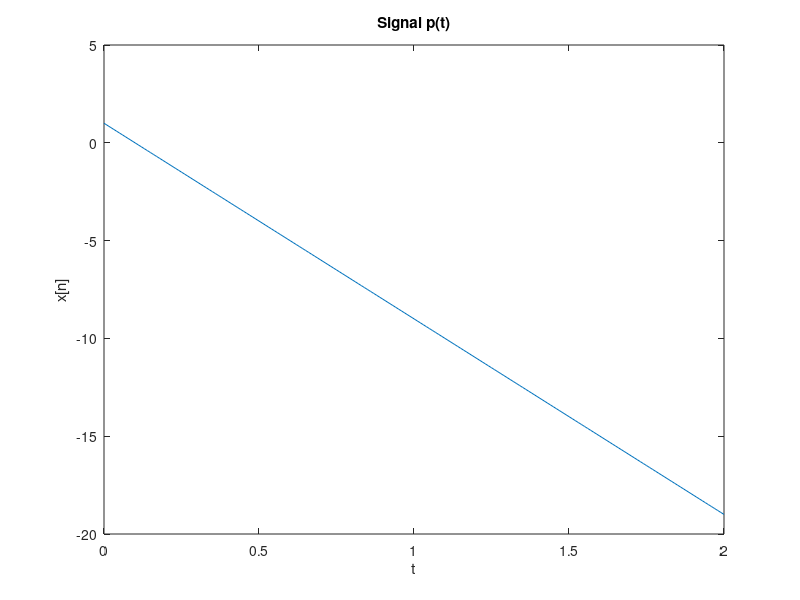
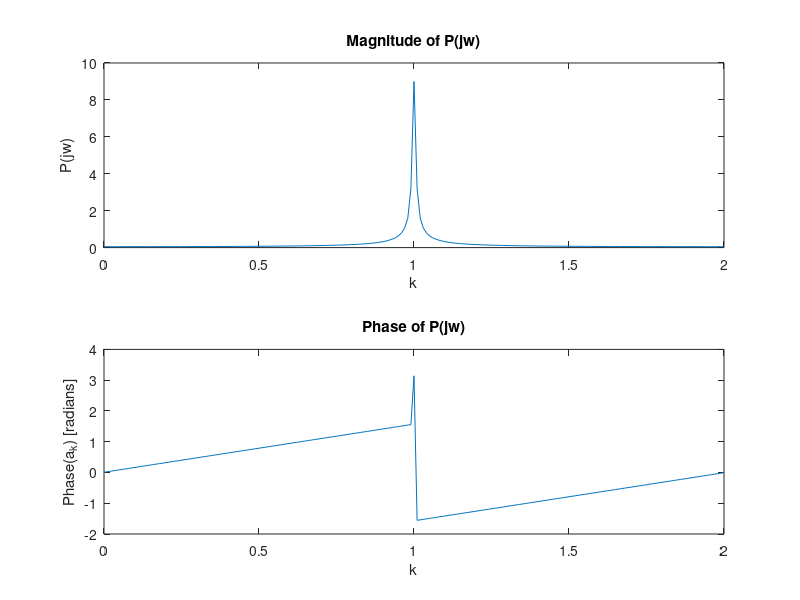
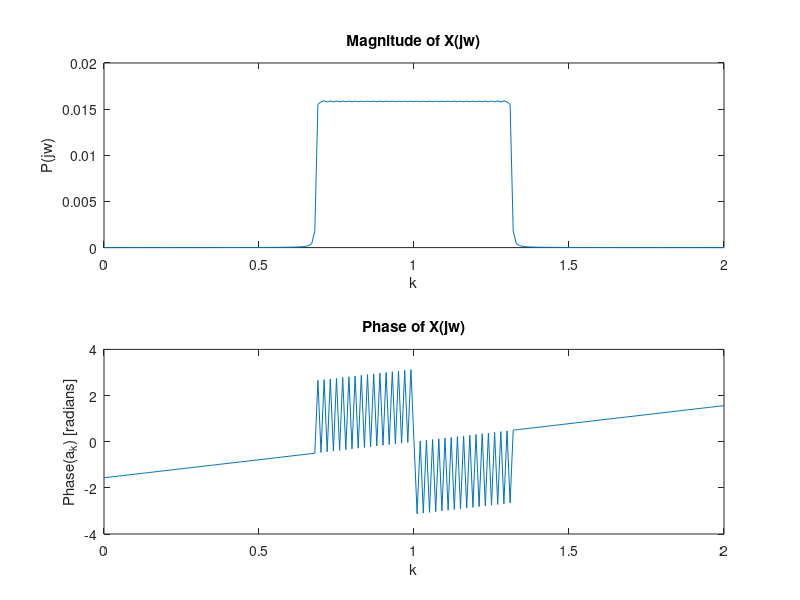

MATLAB code for these plots, in order: (Note: this script raises an error after producing the figures.)
Tp = .1;
fb = 1/Tp;
dt = Tp/50;
%t = -Tp:dt:Tp;
t = 0:.01:2;
p = 1 - abs(t)/Tp;
P = fftshift(fft(p)/length(p));
x = sinc(fb*pi*(t-1));
x(t == 1) = 1;
X = fftshift(fft(x) / length(x));

disp(['Bit Rate: ', num2str(fb), ' bps']);

figure;
plot(t, p);
title('Signal p(t)');
xlabel('t');
ylabel('x[n]');

figure;
subplot(2,1,1);
plot(t, abs(P));
title('Magnitude of P(jw)');
xlabel('k');
ylabel('P(jw)');

subplot(2,1,2);
plot(t, angle(P));
title('Phase of P(jw)');
xlabel('k');
ylabel('Phase(a_k) [radians]');

figure;
subplot(2,1,1);
plot(t, abs(X));
title('Magnitude of X(jw)');
xlabel('k');
ylabel('P(jw)');

subplot(2,1,2);
plot(t, angle(X));
title('Phase of X(jw)');
xlabel('k');
ylabel('Phase(a_k) [radians]');

%Range of Sigmas analyzed
sigma_values = 0:0.1:1; 
BER_sign_values = zeros(1, length(sigma_values));
BER_matched_values = zeros(1, length(sigma_values));
SNR_values = zeros(1, length(sigma_values));

for i = 1:length(sigma_values)
    sigma = sigma_values(i);

    % Generate binary message
    b = 2*(rand(1, N) > 0.5) - 1; 
    b_up = zeros(1, N*upsample_factor); 
    b_up(1:upsample_factor:end) = b; 
    y1 = conv(b_up, p);
    y2 = conv(b_up, x);

    % Add noise
    noise = sigma * randn(1, length(y));
    r1 = y1 + noise;
    r2 = y2 + noise;

    % Calculate SNR
    Py1 = sum(y1.^2) / length(y1);
    Py2 = sum(y2.^2) / length(y2);

    Pn = sum(noise.^2) / length(noise);
    SNR1 = 10 * log10(Py1 / Pn);
    SNR2 = 10 * log10(Py2 / Pn);
    SNR1_values(i) = SNR1;
    SNR2_values(i) = SNR2;

    %Sign Based Reciever
    midpoints = 1:upsample_factor:length(r)-1;
    downsampled_r = r(midpoints);
    message = double(downsampled_r > 0);
    message(message == 0) = -1;
    message = message(2:N+1);
    original_message = b;

    decoded_message_sign = message;
    errors_sign = sum(decoded_message_sign ~= original_message);
    BER_sign = errors_sign / N;
    
    %Matched Filter
    p_rev = 1 - abs(-t)/Tp;
    z = conv(r, p_rev);
    indices = 1:upsample_factor:length(z)-1;
    downsampled_z = z(indices);
    msg = double(downsampled_z > 0);
    msg(msg == 0) = -1;
    msg = msg(3:N+2);
    decoded_message_matched = msg;
    errors_matched = sum(decoded_message_matched ~= original_message);
    BER_matched = errors_matched / N;

    % Store BER values
    BER_sign_values(i) = BER_sign; 
    BER_matched_values(i) = BER_matched;
end

% Plot BER vs. SNR
figure;
plot(SNR1_values, BER_sign_values, '-o', SNR_values, BER_matched_values, '-x');
legend('Sign-Based Receiver', 'Matched Filter');
xlabel('SNR (dB)');
ylabel('Bit Error Rate (BER)');
title('BER vs. SNR');
grid on;

figure;
plot(SNR2_values, BER_sign_values, '-o', SNR_values, BER_matched_values, '-x');
legend('Sign-Based Receiver', 'Matched Filter');
xlabel('SNR (dB)');
ylabel('Bit Error Rate (BER)');
title('BER vs. SNR');
grid on;
%% Binary Message Bull
b_up = zeros(1, N*upsample_factor); 
b_up(1:upsample_factor:end) = b; 
y1 = conv(b_up, p);
y2 = conv(b_up, x);
t_plot = 0:dt:(length(y)-1)*dt;

figure;
plot(t_plot, y1, 'LineWidth', 2);
title('Y');
xlabel('t');
ylabel('t');

%% Noise Shit
sigma = 1;
noise = sigma * randn(1, length(y1));
r1 = y1 + noise;
r2 = y2 + noise;

figure;
plot(t_plot, r1, 'LineWidth', 2);
xlabel('Time (s)');
ylabel('Amplitude');
title('Received Signal r(t)');
grid on; 

figure;
plot(t_plot, r2, 'LineWidth', 2);
xlabel('Time (s)');
ylabel('Amplitude');
title('Received Signal r(t)');
grid on; 

%% Decode that shit
start_index = round(upsample_factor/2);
%generate samples in middle of upsamplped periods

%Sign Based Reciever
midpoints1 = 1:upsample_factor:length(r1)-1;
midpoints2 = 1:upsample_factor:length(r2)-1;
downsampled_r1 = r1(midpoints1);
downsampled_r2 = r2(midpoints2);
message1 = double(downsampled_r1 > 0);
message2 = double(downsampled_r2 > 0);
message1(message1 == 0) = -1;
message1 = message1(2:N+1);
message2(message2 == 0) = -1;
message2 = message2(2:N+1);
disp(message1);
disp(message2);

%Matched Filter
p_rev = 1 - abs(-t)/Tp;
x_rev = sinc(fb*pi*(t-1));
z1 = conv(r, p_rev);
z2 = conv(r, x_rev);
z1_plot = 0:length(z1)-1;
z2_plot = 0:length(z2)-1;

figure;
plot(z1_plot, z1, 'LineWidth', 2);
xlabel('Time (s)');
ylabel('Amplitude');
title('Matched Filter Function');
grid on; 

figure;
plot(z2_plot, z2, 'LineWidth', 2);
xlabel('Time (s)');
ylabel('Amplitude');
title('Matched Filter Function');
grid on; 

indices1 = 1:upsample_factor:length(z1)-1;
indices2 = 1:upsample_factor:length(z2)-1;

downsampled_z1 = z1(indices1);
downsampled_z2 = z2(indices2);

msg1 = double(downsampled_z1 > 0);
msg2 = double(downsampled_z2 > 0);
msg1(msg1 == 0) = -1;
msg2(msg2 == 0) = -1;
msg1 = msg1(3:N+2);
msg2 = msg2(3:N+2);
disp(msg1);
disp(msg2);
%%Analysis
Py1 = sum(y1.^2) / length(y1);
Py2 = sum(y2.^2) / length(y2);
Pn = sum(noise.^2) / length(noise);
SNR1 = 10 * log10(Py1 / Pn);
SNR2 = 10 * log10(Py2 / Pn);
disp(['SNR (dB) Triangle: ', num2str(SNR1)]);
disp(['SNR (dB) Sinc: ', num2str(SNR2)]);

original_message = b;
disp(['Original Message: ', num2str(original_message)])
decoded_message1_sign = message1;
decoded_message2_sign = message2;
errors_sign1 = sum(decoded_message1_sign ~= original_message);
errors_sign2 = sum(decoded_message2_sign ~= original_message);
BER_sign1 = errors_sign1 / N;
BER_sign2 = errors_sign2 / N;

disp(['BER (Sign-Based Receiver) Triangle: ', num2str(BER_sign1)]);
disp(['BER (Sign-Based Receiver) Sinc: ', num2str(BER_sign2)]);

decoded_message1_matched = msg1;
decoded_message2_matched = msg2;
errors_matched1 = sum(decoded_message1_matched ~= original_message);
errors_matched2 = sum(decoded_message2_matched ~= original_message);
BER_matched1 = errors_matched1 / N;
BER_matched2 = errors_matched2 / N;

disp(['BER (Matched Filter) Triangle: ', num2str(BER_matched1)]);
disp(['BER (Matched Filter) Sinc: ', num2str(BER_matched2)]);

%% NOTE PLEASE READ
%Displayed values are printed along the code
